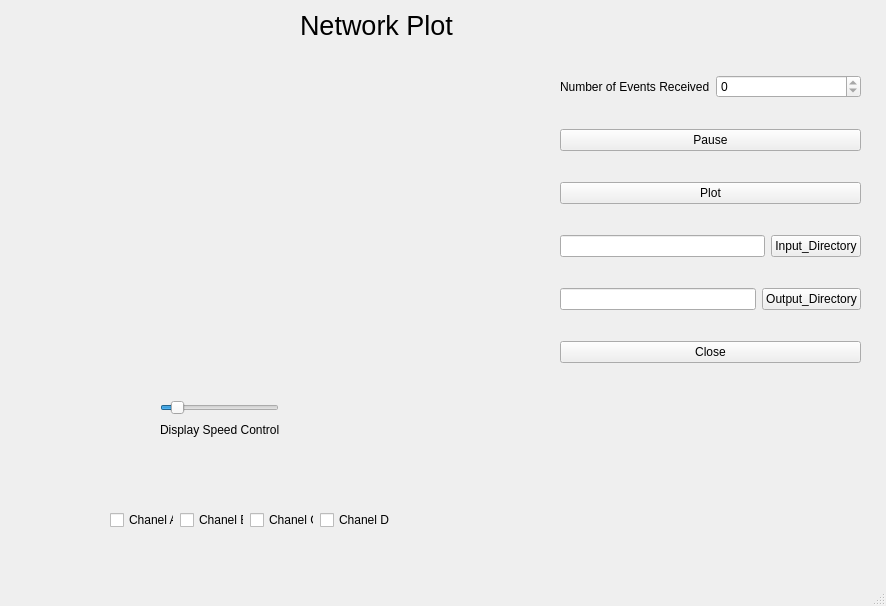
<?xml version="1.0" encoding="UTF-8"?>
<ui version="4.0">
 <class>MainWindow</class>
 <widget class="QMainWindow" name="MainWindow">
  <property name="geometry">
   <rect>
    <x>0</x>
    <y>0</y>
    <width>886</width>
    <height>606</height>
   </rect>
  </property>
  <property name="windowTitle">
   <string>MainWindow</string>
  </property>
  <widget class="QWidget" name="centralwidget">
   <widget class="QLabel" name="label">
    <property name="geometry">
     <rect>
      <x>300</x>
      <y>10</y>
      <width>161</width>
      <height>31</height>
     </rect>
    </property>
    <property name="font">
     <font>
      <pointsize>20</pointsize>
     </font>
    </property>
    <property name="text">
     <string>Network Plot</string>
    </property>
   </widget>
   <widget class="QCustomPlot" name="customplot" native="true">
    <property name="geometry">
     <rect>
      <x>-20</x>
      <y>50</y>
      <width>551</width>
      <height>341</height>
     </rect>
    </property>
   </widget>
   <widget class="QWidget" name="layoutWidget">
    <property name="geometry">
     <rect>
      <x>560</x>
      <y>50</y>
      <width>301</width>
      <height>341</height>
     </rect>
    </property>
    <layout class="QVBoxLayout" name="verticalLayout">
     <item>
      <layout class="QHBoxLayout" name="horizontalLayout">
       <item>
        <widget class="QLabel" name="m_labelSignalCount">
         <property name="text">
          <string>Number of Events Received</string>
         </property>
        </widget>
       </item>
       <item>
        <widget class="QSpinBox" name="m_eventCountSpinBox">
         <property name="readOnly">
          <bool>true</bool>
         </property>
         <property name="maximum">
          <number>1000000000</number>
         </property>
        </widget>
       </item>
      </layout>
     </item>
     <item>
      <widget class="QPushButton" name="pausebutton">
       <property name="text">
        <string>Pause</string>
       </property>
      </widget>
     </item>
     <item>
      <widget class="QPushButton" name="plotbutton">
       <property name="text">
        <string>Plot</string>
       </property>
      </widget>
     </item>
     <item>
      <layout class="QHBoxLayout" name="horizontalLayout_2">
       <item>
        <widget class="QLineEdit" name="Input_Directory">
         <property name="readOnly">
          <bool>true</bool>
         </property>
        </widget>
       </item>
       <item>
        <widget class="QPushButton" name="pushButton_2">
         <property name="text">
          <string>Input_Directory</string>
         </property>
        </widget>
       </item>
      </layout>
     </item>
     <item>
      <layout class="QHBoxLayout" name="horizontalLayout_3">
       <item>
        <widget class="QLineEdit" name="Output_Directory">
         <property name="readOnly">
          <bool>true</bool>
         </property>
        </widget>
       </item>
       <item>
        <widget class="QPushButton" name="pushButton_3">
         <property name="text">
          <string>Output_Directory</string>
         </property>
        </widget>
       </item>
      </layout>
     </item>
     <item>
      <widget class="QPushButton" name="pushButton">
       <property name="text">
        <string>Close</string>
       </property>
      </widget>
     </item>
    </layout>
   </widget>
   <widget class="QWidget" name="layoutWidget">
    <property name="geometry">
     <rect>
      <x>160</x>
      <y>400</y>
      <width>119</width>
      <height>62</height>
     </rect>
    </property>
    <layout class="QVBoxLayout" name="verticalLayout_2">
     <item>
      <widget class="QSlider" name="horizontalSlider">
       <property name="minimum">
        <number>1</number>
       </property>
       <property name="maximum">
        <number>1000</number>
       </property>
       <property name="value">
        <number>100</number>
       </property>
       <property name="orientation">
        <enum>Qt::Horizontal</enum>
       </property>
      </widget>
     </item>
     <item>
      <widget class="QLabel" name="label_3">
       <property name="text">
        <string>Display Speed Controller</string>
       </property>
      </widget>
     </item>
     <item>
      <widget class="QLabel" name="label_2">
       <property name="text">
        <string/>
       </property>
      </widget>
     </item>
    </layout>
   </widget>
   <widget class="QWidget" name="">
    <property name="geometry">
     <rect>
      <x>110</x>
      <y>510</y>
      <width>285</width>
      <height>21</height>
     </rect>
    </property>
    <layout class="QHBoxLayout" name="horizontalLayout_5">
     <item>
      <layout class="QHBoxLayout" name="horizontalLayout_4">
       <item>
        <widget class="QCheckBox" name="m_chanelA_checkBox">
         <property name="text">
          <string>Chanel A</string>
         </property>
        </widget>
       </item>
       <item>
        <widget class="QCheckBox" name="m_chanelA_checkBox_2">
         <property name="text">
          <string>Chanel B</string>
         </property>
        </widget>
       </item>
       <item>
        <widget class="QCheckBox" name="m_chanelA_checkBox_3">
         <property name="text">
          <string>Chanel C</string>
         </property>
        </widget>
       </item>
      </layout>
     </item>
     <item>
      <widget class="QCheckBox" name="m_chanelA_checkBox_4">
       <property name="text">
        <string>Chanel D</string>
       </property>
      </widget>
     </item>
    </layout>
   </widget>
  </widget>
  <widget class="QMenuBar" name="menubar">
   <property name="geometry">
    <rect>
     <x>0</x>
     <y>0</y>
     <width>886</width>
     <height>21</height>
    </rect>
   </property>
  </widget>
  <widget class="QStatusBar" name="statusbar"/>
 </widget>
 <customwidgets>
  <customwidget>
   <class>QCustomPlot</class>
   <extends>QWidget</extends>
   <header location="global">qcustomplot.h</header>
   <container>1</container>
  </customwidget>
 </customwidgets>
 <resources/>
 <connections>
  <connection>
   <sender>pushButton</sender>
   <signal>clicked()</signal>
   <receiver>MainWindow</receiver>
   <slot>close()</slot>
   <hints>
    <hint type="sourcelabel">
     <x>597</x>
     <y>409</y>
    </hint>
    <hint type="destinationlabel">
     <x>736</x>
     <y>549</y>
    </hint>
   </hints>
  </connection>
 </connections>
</ui>
